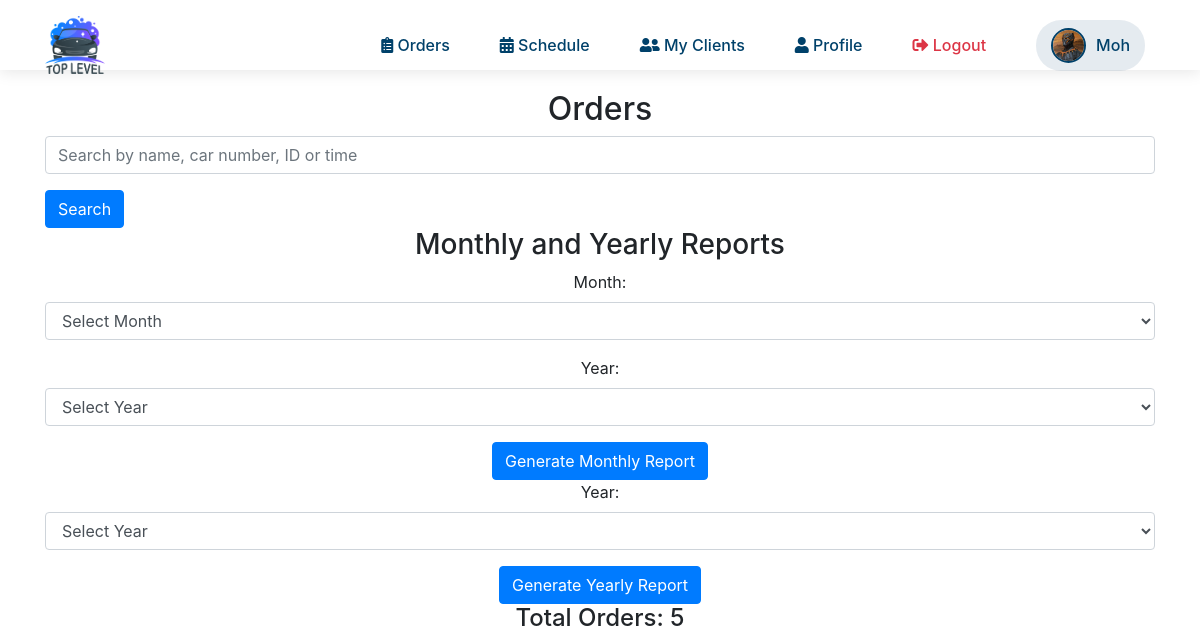
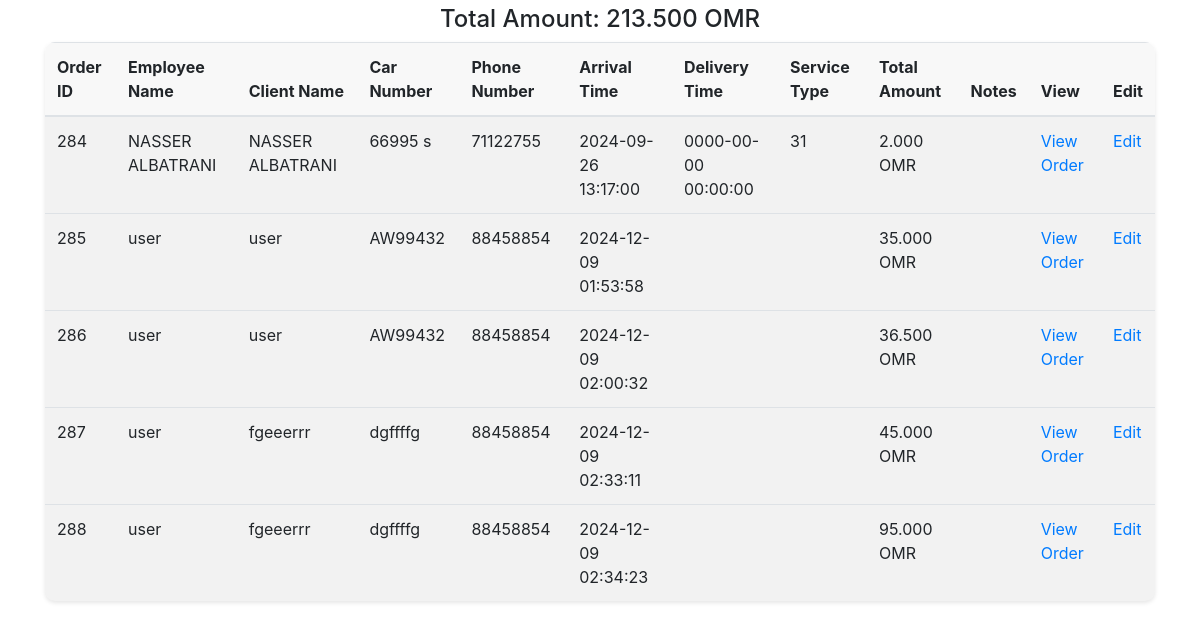
The app's page /view_orders.php (signed in), older data (2 pictures, top to bottom).
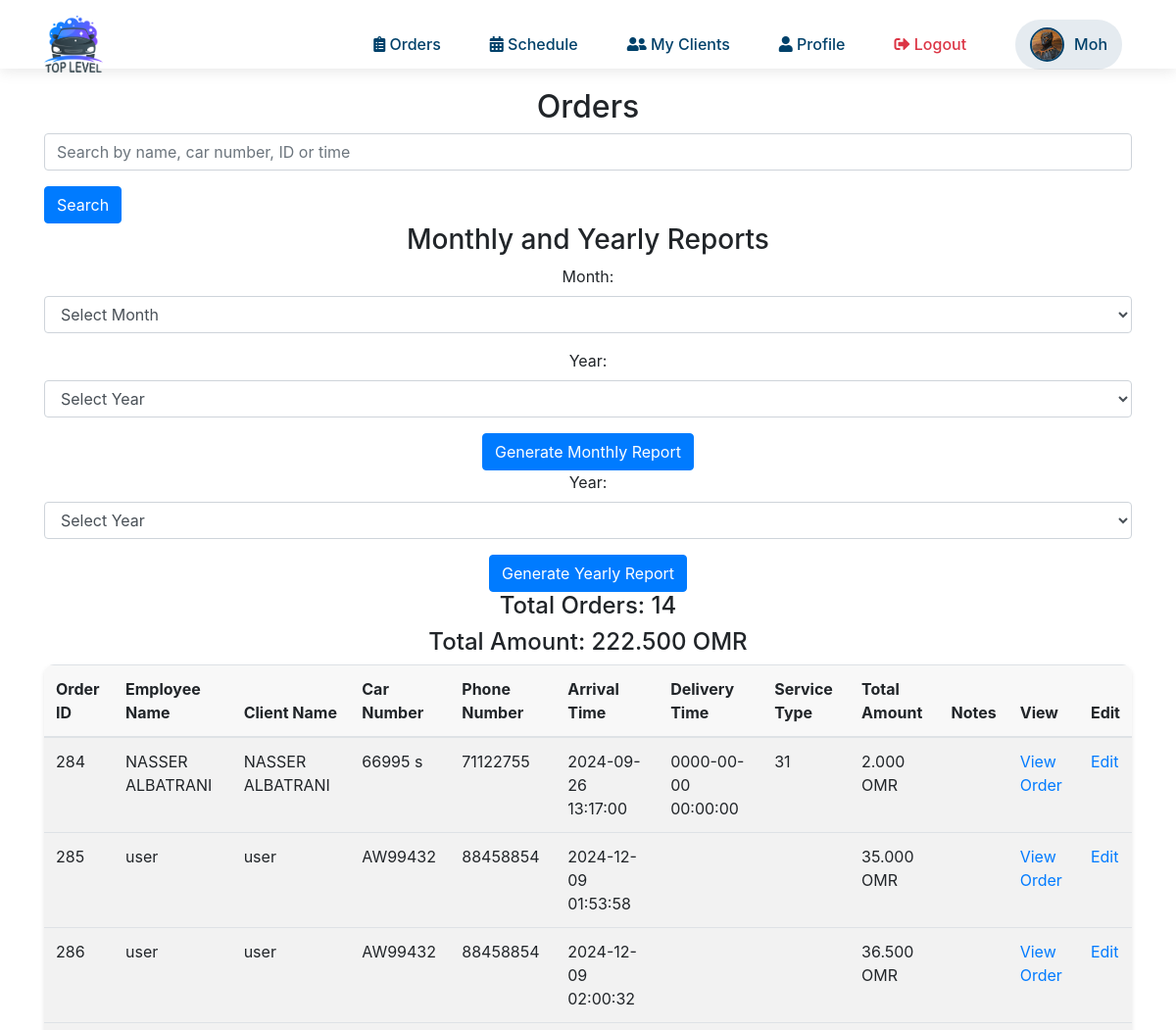
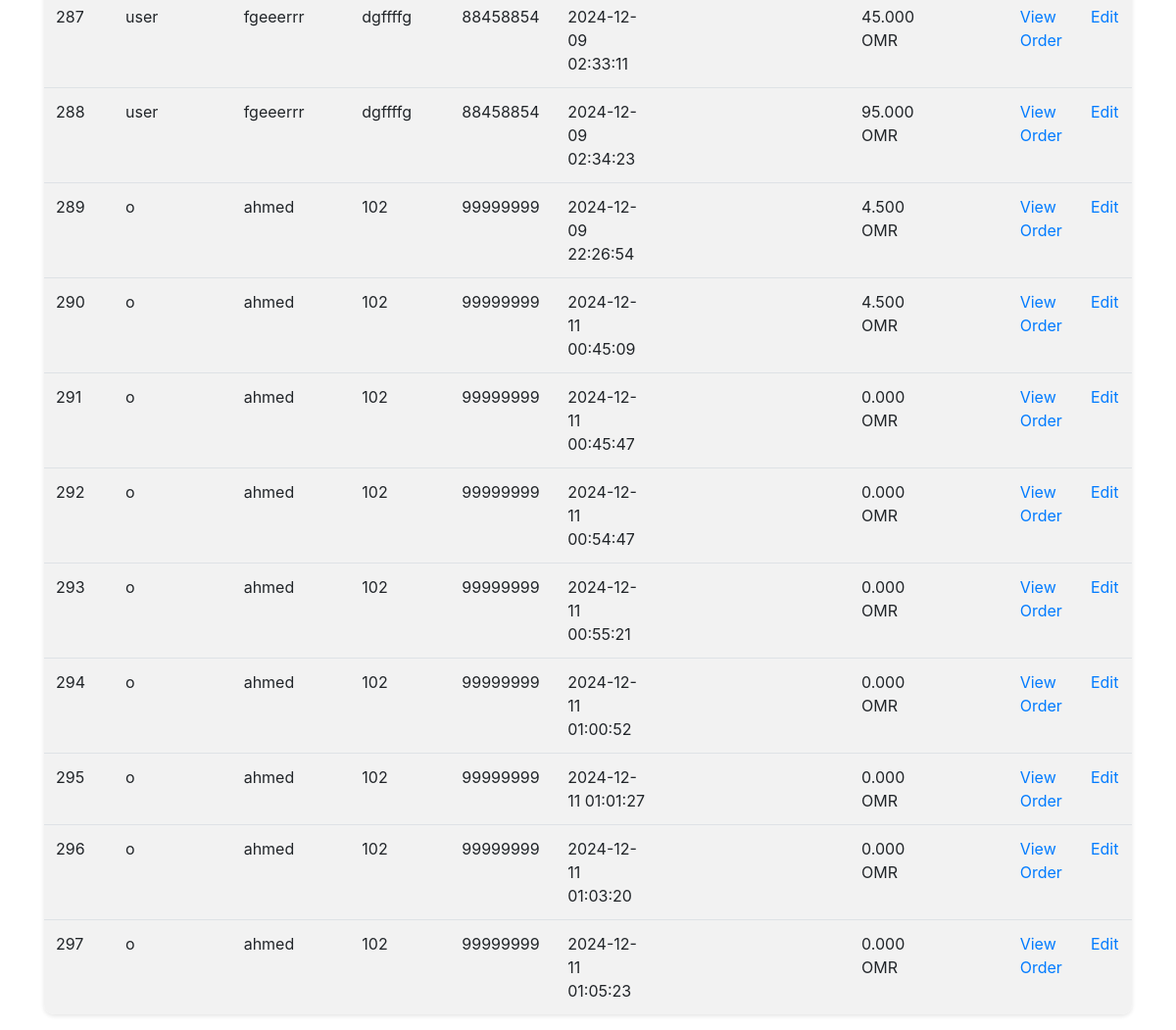
The same page, newer data (2 pictures, top to bottom).
### tables this page shows
CREATE TABLE `orders` (
  `id` int(11) NOT NULL,
  `client_car_id` int(11) DEFAULT NULL,
  `order_details` text DEFAULT NULL,
  `qrcode_path` varchar(255) DEFAULT NULL,
  `car_type` varchar(50) DEFAULT NULL,
  `employee_name` varchar(100) DEFAULT NULL,
  `client_name` varchar(100) DEFAULT NULL,
  `service_category` varchar(50) DEFAULT NULL,
  `services` text DEFAULT NULL,
  `car_number` varchar(50) DEFAULT NULL,
  `car_name` varchar(255) DEFAULT NULL,
  `phone_number` varchar(50) DEFAULT NULL,
  `arrival_time` datetime DEFAULT NULL,
  `delivery_time` datetime DEFAULT NULL,
  `total_amount` decimal(10,3) DEFAULT NULL,
  `notes` text DEFAULT NULL,
  `order_code` varchar(255) DEFAULT NULL,
  `deposit_amount` decimal(10,3) NOT NULL DEFAULT 0.000,
  `remaining_amount` decimal(10,3) NOT NULL DEFAULT 0.000,
  `installments` int(11) NOT NULL DEFAULT 0,
  `coupon_code` varchar(255) DEFAULT NULL,
  `coupon_discount` decimal(10,3) DEFAULT 0.000,
  `total_after_discount` decimal(10,3) DEFAULT 0.000,
  `status` enum('pending','completed','canceled') DEFAULT 'pending',
  `car_delivered` tinyint(1) NOT NULL DEFAULT 0,
  `car_delivery_time` datetime DEFAULT NULL,
  `extra_service_name` text DEFAULT NULL,
  `extra_service_price` text DEFAULT NULL
);

### view_orders.php (the view, shortened to what this page needs)
<?php
require 'db.php';
$search_query = "";
$filter_query = "";
$total_orders = 0;
$total_amount = 0.0;
$sql = "SELECT * FROM orders $filter_query";
$result = $conn->query($sql);
if ($result->num_rows > 0) {
    while ($row = $result->fetch_assoc()) {
        $total_orders++;
        $total_amount += $row['total_amount'];
    }
    $result->data_seek(0);
}
?>
<!DOCTYPE html>
<html lang="en">
<head>
    <link rel="stylesheet" href="https://cdnjs.cloudflare.com/ajax/libs/font-awesome/5.15.4/css/all.min.css">
    <link rel="stylesheet" href="https://stackpath.bootstrapcdn.com/bootstrap/4.5.2/css/bootstrap.min.css">
</head>
<body>
    <?php include 'nav.php'; ?>
    <div class="container">
        <h2 class="text-center">Orders</h2>
        <form method="POST" action="">
            <div class="form-group">
                <input type="text" name="search_query" class="form-control" placeholder="Search by name, car number, ID or time" value="<?php echo htmlspecialchars($search_query); ?>">
            </div>
            <button type="submit" class="btn btn-primary">Search</button>
        </form>
        <h3 class="text-center">Monthly and Yearly Reports</h3>
        <div class="text-center">
            <form method="GET" action="">
                <div class="form-group">
                    <label for="month">Month:</label>
                    <select name="month" class="form-control" required>
                        <option value="" disabled selected>Select Month</option>
                    </select>
                </div>
                <div class="form-group">
                    <label for="year">Year:</label>
                    <select name="year" class="form-control" required>
                        <option value="" disabled selected>Select Year</option>
                    </select>
                </div>
                <button type="submit" class="btn btn-primary">Generate Monthly Report</button>
            </form>
            <form method="GET" action="">
                <div class="form-group">
                    <label for="year">Year:</label>
                    <select name="year" class="form-control" required>
                        <option value="" disabled selected>Select Year</option>
                    </select>
                </div>
                <button type="submit" class="btn btn-primary">Generate Yearly Report</button>
            </form>
        </div>
        <h4 class="text-center">Total Orders: <?php echo $total_orders; ?></h4>
        <h4 class="text-center">Total Amount: <?php echo number_format($total_amount, 3); ?> OMR </h4>
        <table class="table table-striped">
            <thead>
                <tr>
                    <th>Order ID</th>
                    <th>Employee Name</th>
                    <th>Client Name</th>
                    <th>Car Number</th>
                    <th>Phone Number</th>
                    <th>Arrival Time</th>
                    <th>Delivery Time</th>
                    <th>Service Type</th>
                    <th>Total Amount</th>
                    <th>Notes</th>
                    <th>View</th>
                    <th>Edit</th>
                </tr>
            </thead>
            <tbody>
                <?php
                if ($result->num_rows > 0) {
                    while($row = $result->fetch_assoc()) {
                        echo "<tr>";
                        echo "<td>" . htmlspecialchars($row['id']) . "</td>";
                        echo "<td>" . htmlspecialchars($row['employee_name']) . "</td>";
                        echo "<td>" . htmlspecialchars($row['client_name']) . "</td>";
                        echo "<td>" . htmlspecialchars($row['car_number']) . "</td>";
                        echo "<td>" . htmlspecialchars($row['phone_number']) . "</td>";
                        echo "<td>" . htmlspecialchars($row['arrival_time']) . "</td>";
                        echo "<td>" . htmlspecialchars($row['delivery_time']) . "</td>";
                        echo "<td>" . htmlspecialchars($row['service_category']) . "</td>";
                        echo "<td>" . number_format($row['total_amount'], 3) . " OMR</td>";
                        echo "<td>" . htmlspecialchars($row['notes']) . "</td>";
                        echo "<td><a class='view-order' href='view_order.php?id=" . htmlspecialchars($row['id']) . "'>View Order</a></td>";
                        echo "<td><a class='edit-order' href='edit_invoice.php?id=" . htmlspecialchars($row['id']) . "'>Edit</a></td>";
                        echo "</tr>";
                    }
                } else {
                    echo "<tr><td colspan='12' class='text-center'>No orders found</td></tr>";
                }
                ?>
            </tbody>
        </table>
    </div>
</body>
</html>

Row changes from the older to the newer data that the page shows:
added orders: id "289", employee_name "o", client_name "ahmed", car_number "102", phone_number "99999999", arrival_time "2024-12-09 22:26:54", total_amount "4.500"
added orders: id "290", employee_name "o", client_name "ahmed", car_number "102", phone_number "99999999", arrival_time "2024-12-11 00:45:09", total_amount "4.500"
added orders: id "291", employee_name "o", client_name "ahmed", car_number "102", phone_number "99999999", arrival_time "2024-12-11 00:45:47", total_amount "0.000"
added orders: id "292", employee_name "o", client_name "ahmed", car_number "102", phone_number "99999999", arrival_time "2024-12-11 00:54:47", total_amount "0.000"
added orders: id "293", employee_name "o", client_name "ahmed", car_number "102", phone_number "99999999", arrival_time "2024-12-11 00:55:21", total_amount "0.000"
added orders: id "294", employee_name "o", client_name "ahmed", car_number "102", phone_number "99999999", arrival_time "2024-12-11 01:00:52", total_amount "0.000"
added orders: id "295", employee_name "o", client_name "ahmed", car_number "102", phone_number "99999999", arrival_time "2024-12-11 01:01:27", total_amount "0.000"
added orders: id "296", employee_name "o", client_name "ahmed", car_number "102", phone_number "99999999", arrival_time "2024-12-11 01:03:20", total_amount "0.000"
added orders: id "297", employee_name "o", client_name "ahmed", car_number "102", phone_number "99999999", arrival_time "2024-12-11 01:05:23", total_amount "0.000"
Text that changed along with them:
$total_orders: "5" → "14"
$total_amount: "213.500" → "222.500"
